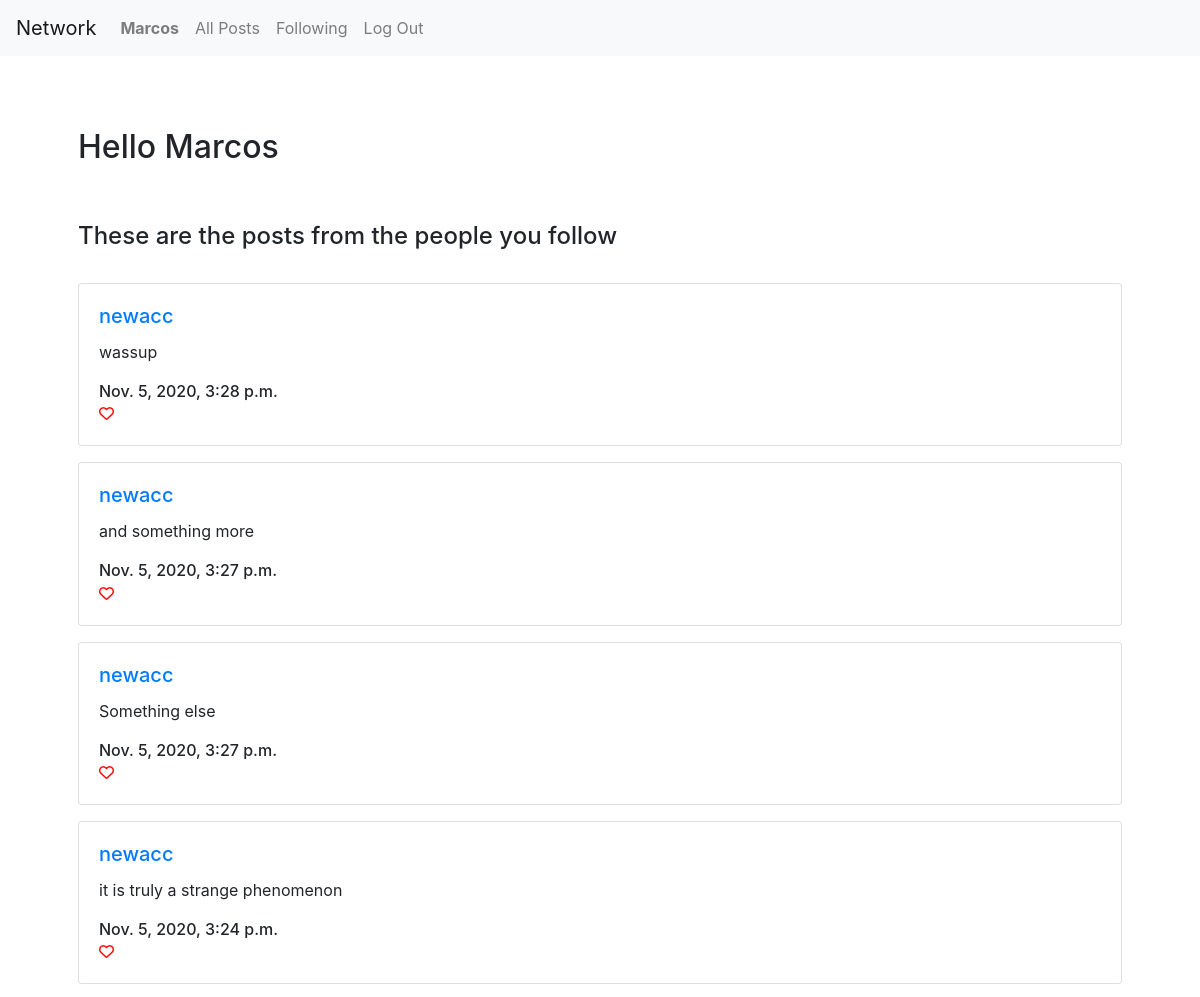
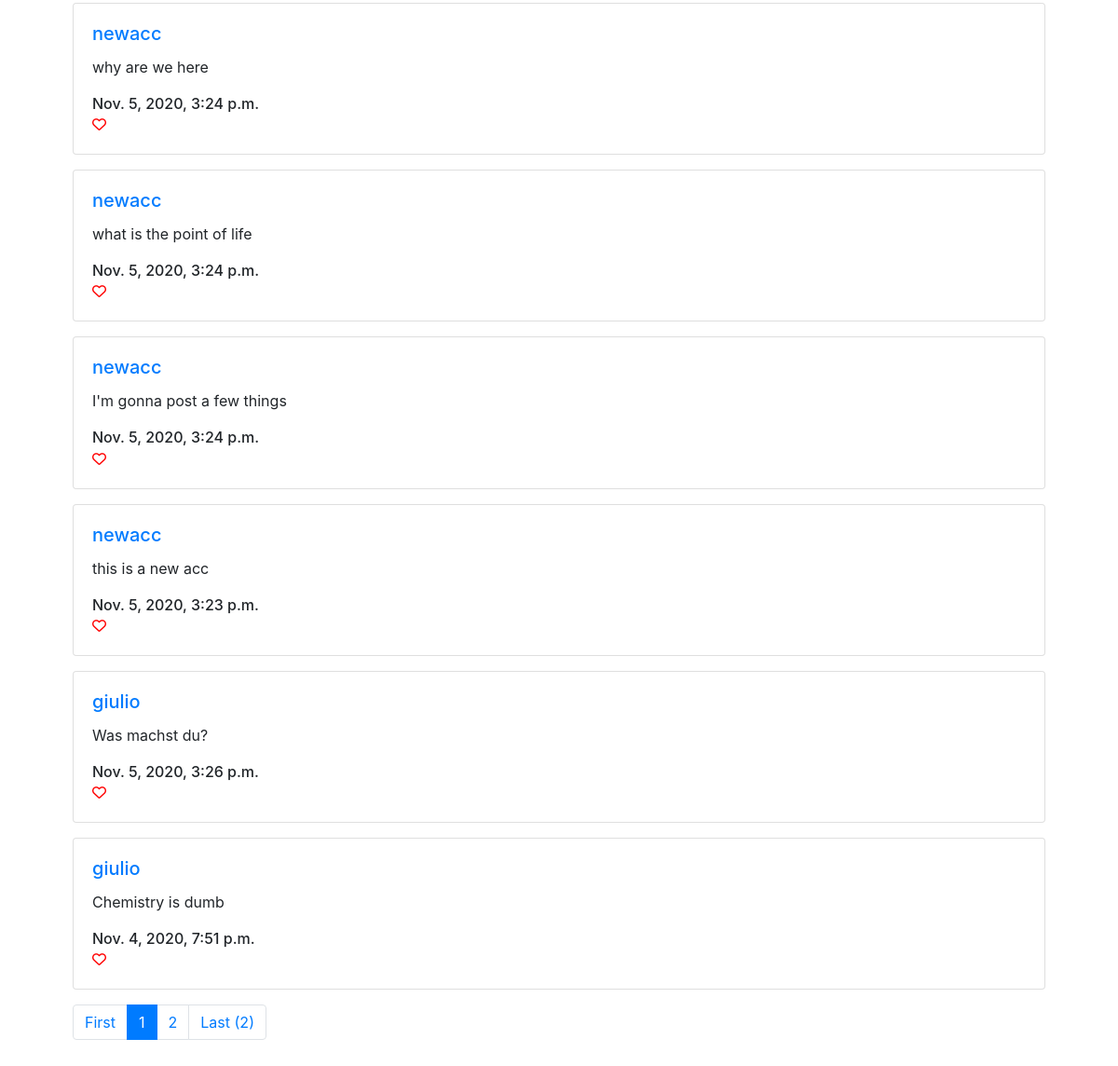
Page /following (signed in) on the committed database (2 pictures, top to bottom).
### network/models.py (models this page shows, shortened)
class User(AbstractUser):
    def follow(self, follow_user):
        try:
            Follow_user.objects.get(user=self, follow=unfollow_user)
        except:
            Follow_user.objects.create(user=self, follow=follow_user)

class Post(models.Model):
    user = models.ForeignKey(User, on_delete=models.CASCADE, related_name='post_user')
    content = models.CharField(max_length=600)
    date_created = models.DateTimeField(default=timezone.now)

### network/views.py (the view)
# urls.py: path("following", views.following_posts_view, name="following_posts"),
def following_posts_view(request):
    target_users = Follow_user.objects.filter(user=request.user)
    posts = []
    for user in target_users:
        for post in Post.objects.filter(user=user.follow).order_by('-date_created'):
            posts.append(post)
    posts = paginate(request, posts, 10)
    return render(request, 'network/following.html', {
        'user_name': request.user.username.capitalize(),
        'posts' : posts
    })

### network/logic.py (called while the page is built)
def paginate(request, data, amount):
    paginator = Paginator(data, amount)
    page_number = request.GET.get('page')
    page_obj = paginator.get_page(page_number)
    return page_obj

### network/templates/network/following.html (shortened to what this page needs)
{% extends "network/layout.html" %}
{% load static %}
{% block body %}
<br>
<div class="container p-5">
    <div id="animate">
        <h2 id="profile_txt">Hello {{user_name}}</h2><br><br>
    </div>
    <h4>These are the posts from the people you follow</h4><br>
        {% for post in posts %}
            <div class="card mb-3">
                <div class="card-body">
                    <h5 class="card-title">
                        <a href="{% url 'user_profile' id=post.user.id %}" id="user">{{ post.user }}</a>
                    </h5>
                    <div class="card-text" id="post_content">{{ post.content }}</div><br>
                    <h6 class="card-subtitle">{{ post.date_created }}</h6>
                    {% if user.is_authenticated %}
                    <i id="post_like" data-post_id="{{ post.id }}" class="far fa-heart icon-colour-r"></i>
                    {% endif %}
                </div>
            </div>
        {% endfor %}
        <nav aria-label="...">
            <ul class="pagination">
                <li class="page-item">
                    <a class="page-link" href="?page=1" tabindex="-1" aria-disabled="true">First</a>
                </li>
                <li class="page-item active" aria-current="page">
                    <a class="page-link" href="?page={{ posts.number }}">{{ posts.number }} <span class="sr-only">(current)</span></a>
                </li>
                {% if posts.has_next %}
                    <li class="page-item">
                        <a class="page-link" href="?page={{ posts.next_page_number }}">{{ posts.next_page_number }}</a>
                    </li>
                {% endif %}
                {% if not posts.paginator.num_pages == 1 %}
                    <li class="page-item"><a class="page-link" href="?page={{ posts.paginator.num_pages }}">Last ({{ posts.paginator.num_pages }})</a></li>
                {% endif %}
                </ul>
          </nav>
</div>
{% endblock %}

### network/templates/network/layout.html (shortened to what this page needs)
{% load static %}
<!DOCTYPE html>
<html lang="en">
    <head>
        <link rel="stylesheet" href="https://stackpath.bootstrapcdn.com/bootstrap/4.4.1/css/bootstrap.min.css">
        <link href="{% static 'network/styles.css' %}" rel="stylesheet">
    </head>
    <body>
        <nav class="navbar navbar-expand-lg navbar-light bg-light">
            <a class="navbar-brand" href="{% url 'index' %}">Network</a>
            <div>
              <ul class="navbar-nav mr-auto">
                {% if user.is_authenticated %}
                    <li class="nav-item">
                        {% if user_name %}
                            <a class="nav-link" href="{% url 'user_profile' id=user.id %}"><strong>{{ user_name }}</strong></a>
                        {% else %}
                            <a class="nav-link" href="#"><strong>{{ user.username }}</strong></a>
                        {% endif %}
                    </li>
                {% endif %}
                <li class="nav-item">
                  <a class="nav-link" href="{% url 'index' %}">All Posts</a>
                </li>
                {% if user.is_authenticated %}
                    <li class="nav-item">
                        <a class="nav-link" href="{% url 'following_posts' %}">Following</a>
                    </li>
                    <li class="nav-item">
                        <a class="nav-link" href="{% url 'logout' %}">Log Out</a>
                    </li>
                {% endif %}
              </ul>
            </div>
          </nav>
        <div class="body">
            {% block body %}
            {% endblock %}
        </div>
    </body>
</html>

### network/static/network/styles.css (style rules this page uses)
#animate { -webkit-animation-name: slide; animation-name: slide; -webkit-animation-duration: 1.2s; animation-duration: 1.2s; -webkit-animation-fill-mode: forwards; animation-fill-mode: forwards; }
#post_like { font-size: 15px; }
#profile_txt { -webkit-animation-name: grow_txt; animation-name: grow_txt; -webkit-animation-duration: 1.2s; animation-duration: 1.2s; -webkit-animation-fill-mode: forwards; animation-fill-mode: forwards; }
.icon-colour-r { color: red; }

### rows in the picture
User: username "Marcos"
Post: user "newacc", content "wassup", date_created "Nov. 5, 2020, 3:28 p.m."
Post: user "newacc", content "and something more", date_created "Nov. 5, 2020, 3:27 p.m."
Post: user "newacc", content "Something else", date_created "Nov. 5, 2020, 3:27 p.m."
Post: user "newacc", content "it is truly a strange phenomenon", date_created "Nov. 5, 2020, 3:24 p.m."
Post: user "newacc", content "why are we here", date_created "Nov. 5, 2020, 3:24 p.m."
Post: user "newacc", content "what is the point of life", date_created "Nov. 5, 2020, 3:24 p.m."
Post: user "newacc", content "I'm gonna post a few things", date_created "Nov. 5, 2020, 3:24 p.m."
Post: user "newacc", content "this is a new acc", date_created "Nov. 5, 2020, 3:23 p.m."
Post: user "giulio", content "Was machst du?", date_created "Nov. 5, 2020, 3:26 p.m."
Post: user "giulio", content "Chemistry is dumb", date_created "Nov. 4, 2020, 7:51 p.m."

### other values in the picture
{{ posts.number }} "1"
{{ posts.next_page_number }} "2"
{{ posts.paginator.num_pages }} "2"
